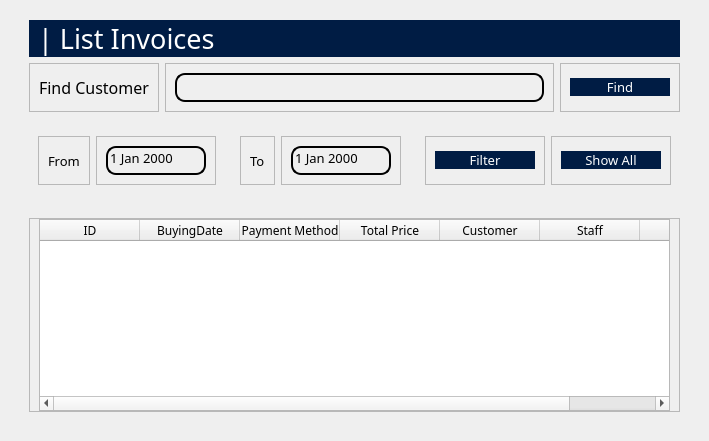
            <widget class="QWidget" name="ListInvoices">
             <layout class="QHBoxLayout" name="horizontalLayout_82">
              <item>
               <widget class="QWidget" name="widget_115" native="true">
                <layout class="QVBoxLayout" name="verticalLayout_88">
                 <item>
                  <widget class="QWidget" name="widget_67" native="true">
                   <layout class="QVBoxLayout" name="verticalLayout_81">
                    <property name="topMargin">
                     <number>0</number>
                    </property>
                    <property name="bottomMargin">
                     <number>0</number>
                    </property>
                    <item>
                     <widget class="QFrame" name="frame_82">
                      <property name="font">
                       <font>
                        <family>Sans Serif Collection</family>
                        <pointsize>20</pointsize>
                       </font>
                      </property>
                      <property name="styleSheet">
                       <string notr="true">background-color: rgb(0, 28, 68);
border-radius: 20px;
color: white</string>
                      </property>
                      <property name="frameShape">
                       <enum>QFrame::StyledPanel</enum>
                      </property>
                      <property name="frameShadow">
                       <enum>QFrame::Raised</enum>
                      </property>
                      <layout class="QVBoxLayout" name="verticalLayout_82">
                       <property name="topMargin">
                        <number>0</number>
                       </property>
                       <property name="bottomMargin">
                        <number>0</number>
                       </property>
                       <item>
                        <widget class="QLabel" name="label_37">
                         <property name="font">
                          <font>
                           <family>Sans Serif Collection</family>
                           <pointsize>20</pointsize>
                          </font>
                         </property>
                         <property name="text">
                          <string>| List Invoices</string>
                         </property>
                        </widget>
                       </item>
                      </layout>
                     </widget>
                    </item>
                   </layout>
                  </widget>
                 </item>
                 <item alignment="Qt::AlignTop">
                  <widget class="QWidget" name="widget_68" native="true">
                   <property name="sizePolicy">
                    <sizepolicy hsizetype="Preferred" vsizetype="Expanding">
                     <horstretch>0</horstretch>
                     <verstretch>0</verstretch>
                    </sizepolicy>
                   </property>
                   <layout class="QHBoxLayout" name="horizontalLayout_81">
                    <property name="topMargin">
                     <number>0</number>
                    </property>
                    <property name="bottomMargin">
                     <number>0</number>
                    </property>
                    <item>
                     <widget class="QFrame" name="frame_83">
                      <property name="frameShape">
                       <enum>QFrame::StyledPanel</enum>
                      </property>
                      <property name="frameShadow">
                       <enum>QFrame::Raised</enum>
                      </property>
                      <layout class="QVBoxLayout" name="verticalLayout_83">
                       <item>
                        <widget class="QLabel" name="label_42">
                         <property name="font">
                          <font>
                           <family>Sans Serif Collection</family>
                           <pointsize>12</pointsize>
                          </font>
                         </property>
                         <property name="text">
                          <string>Find Customer</string>
                         </property>
                        </widget>
                       </item>
                      </layout>
                     </widget>
                    </item>
                    <item>
                     <widget class="QFrame" name="frame_84">
                      <property name="frameShape">
                       <enum>QFrame::StyledPanel</enum>
                      </property>
                      <property name="frameShadow">
                       <enum>QFrame::Raised</enum>
                      </property>
                      <layout class="QVBoxLayout" name="verticalLayout_84">
                       <item>
                        <widget class="QLineEdit" name="listInvoiceFindInput">
                         <property name="font">
                          <font>
                           <family>Sans Serif Collection</family>
                           <pointsize>10</pointsize>
                           <weight>50</weight>
                           <italic>false</italic>
                           <bold>false</bold>
                          </font>
                         </property>
                         <property name="styleSheet">
                          <string notr="true">background-color: rgba(0,0,0,0);
border: none;
border: 1.5px solid rgb(0, 0, 0);
color: rgb(0, 0, 0);
padding-bottom: 5px;
border-radius: 10px;
font: 10pt &quot;Sans Serif Collection&quot;;</string>
                         </property>
                        </widget>
                       </item>
                      </layout>
                     </widget>
                    </item>
                    <item>
                     <widget class="QFrame" name="frame_85">
                      <property name="font">
                       <font>
                        <family>Sans Serif Collection</family>
                        <pointsize>11</pointsize>
                       </font>
                      </property>
                      <property name="frameShape">
                       <enum>QFrame::StyledPanel</enum>
                      </property>
                      <property name="frameShadow">
                       <enum>QFrame::Raised</enum>
                      </property>
                      <layout class="QVBoxLayout" name="verticalLayout_85">
                       <item>
                        <widget class="QPushButton" name="FindCustomerInvoice">
                         <property name="minimumSize">
                          <size>
                           <width>100</width>
                           <height>0</height>
                          </size>
                         </property>
                         <property name="font">
                          <font>
                           <family>Sans Serif Collection</family>
                           <pointsize>10</pointsize>
                          </font>
                         </property>
                         <property name="styleSheet">
                          <string notr="true">background-color: rgb(0, 28, 68);
color: white;
border-radius: 10px</string>
                         </property>
                         <property name="text">
                          <string>Find</string>
                         </property>
                        </widget>
                       </item>
                      </layout>
                     </widget>
                    </item>
                   </layout>
                  </widget>
                 </item>
                 <item>
                  <widget class="QWidget" name="widget_77" native="true">
                   <property name="font">
                    <font>
                     <family>Sans Serif Collection</family>
                     <pointsize>10</pointsize>
                    </font>
                   </property>
                   <layout class="QHBoxLayout" name="horizontalLayout_89">
                    <item>
                     <widget class="QWidget" name="widget_80" native="true">
                      <layout class="QHBoxLayout" name="horizontalLayout_90">
                       <item>
                        <widget class="QFrame" name="frame_103">
                         <property name="frameShape">
                          <enum>QFrame::StyledPanel</enum>
                         </property>
                         <property name="frameShadow">
                          <enum>QFrame::Raised</enum>
                         </property>
                         <layout class="QVBoxLayout" name="verticalLayout_102">
                          <item alignment="Qt::AlignLeft">
                           <widget class="QLabel" name="label_46">
                            <property name="font">
                             <font>
                              <family>Sans Serif Collection</family>
                              <pointsize>10</pointsize>
                             </font>
                            </property>
                            <property name="text">
                             <string>From</string>
                            </property>
                           </widget>
                          </item>
                         </layout>
                        </widget>
                       </item>
                       <item>
                        <widget class="QFrame" name="frame_102">
                         <property name="sizePolicy">
                          <sizepolicy hsizetype="Expanding" vsizetype="Preferred">
                           <horstretch>0</horstretch>
                           <verstretch>0</verstretch>
                          </sizepolicy>
                         </property>
                         <property name="frameShape">
                          <enum>QFrame::StyledPanel</enum>
                         </property>
                         <property name="frameShadow">
                          <enum>QFrame::Raised</enum>
                         </property>
                         <layout class="QVBoxLayout" name="verticalLayout_101">
                          <item>
                           <widget class="QDateEdit" name="dateInvoiceFrom">
                            <property name="styleSheet">
                             <string notr="true">background-color: rgba(0,0,0,0);
border: none;
border: 1.5px solid rgb(0, 0, 0);
color: rgb(0, 0, 0);
padding-bottom: 5px;
border-radius: 10px;
font: 10pt &quot;Sans Serif Collection&quot;;</string>
                            </property>
                           </widget>
                          </item>
                         </layout>
                        </widget>
                       </item>
                      </layout>
                     </widget>
                    </item>
                    <item>
                     <widget class="QWidget" name="widget_79" native="true">
                      <layout class="QHBoxLayout" name="horizontalLayout_91">
                       <item>
                        <widget class="QFrame" name="frame_101">
                         <property name="frameShape">
                          <enum>QFrame::StyledPanel</enum>
                         </property>
                         <property name="frameShadow">
                          <enum>QFrame::Raised</enum>
                         </property>
                         <layout class="QVBoxLayout" name="verticalLayout_106">
                          <item alignment="Qt::AlignLeft">
                           <widget class="QLabel" name="label_47">
                            <property name="font">
                             <font>
                              <family>Sans Serif Collection</family>
                              <pointsize>10</pointsize>
                             </font>
                            </property>
                            <property name="text">
                             <string>To</string>
                            </property>
                           </widget>
                          </item>
                         </layout>
                        </widget>
                       </item>
                       <item>
                        <widget class="QFrame" name="frame_100">
                         <property name="sizePolicy">
                          <sizepolicy hsizetype="Expanding" vsizetype="Preferred">
                           <horstretch>0</horstretch>
                           <verstretch>0</verstretch>
                          </sizepolicy>
                         </property>
                         <property name="frameShape">
                          <enum>QFrame::StyledPanel</enum>
                         </property>
                         <property name="frameShadow">
                          <enum>QFrame::Raised</enum>
                         </property>
                         <layout class="QVBoxLayout" name="verticalLayout_105">
                          <item>
                           <widget class="QDateEdit" name="dateInvoiceTo">
                            <property name="styleSheet">
                             <string notr="true">background-color: rgba(0,0,0,0);
border: none;
border: 1.5px solid rgb(0, 0, 0);
color: rgb(0, 0, 0);
padding-bottom: 5px;
border-radius: 10px;
font: 10pt &quot;Sans Serif Collection&quot;;</string>
                            </property>
                           </widget>
                          </item>
                         </layout>
                        </widget>
                       </item>
                      </layout>
                     </widget>
                    </item>
                    <item>
                     <widget class="QWidget" name="widget_78" native="true">
                      <layout class="QHBoxLayout" name="horizontalLayout_92">
                       <item>
                        <widget class="QFrame" name="frame_99">
                         <property name="frameShape">
                          <enum>QFrame::StyledPanel</enum>
                         </property>
                         <property name="frameShadow">
                          <enum>QFrame::Raised</enum>
                         </property>
                         <layout class="QVBoxLayout" name="verticalLayout_104">
                          <item>
                           <widget class="QPushButton" name="InvoiceFilter">
                            <property name="minimumSize">
                             <size>
                              <width>100</width>
                              <height>0</height>
                             </size>
                            </property>
                            <property name="font">
                             <font>
                              <family>Sans Serif Collection</family>
                              <pointsize>10</pointsize>
                             </font>
                            </property>
                            <property name="styleSheet">
                             <string notr="true">background-color: rgb(0, 28, 68);
color: white;
border-radius: 10px</string>
                            </property>
                            <property name="text">
                             <string>Filter</string>
                            </property>
                           </widget>
                          </item>
                         </layout>
                        </widget>
                       </item>
                       <item>
                        <widget class="QFrame" name="frame_98">
                         <property name="frameShape">
                          <enum>QFrame::StyledPanel</enum>
                         </property>
                         <property name="frameShadow">
                          <enum>QFrame::Raised</enum>
                         </property>
                         <layout class="QVBoxLayout" name="verticalLayout_103">
                          <item>
                           <widget class="QPushButton" name="InvoiceShowAll">
                            <property name="minimumSize">
                             <size>
                              <width>100</width>
                              <height>0</height>
                             </size>
                            </property>
                            <property name="font">
                             <font>
                              <family>Sans Serif Collection</family>
                              <pointsize>10</pointsize>
                             </font>
                            </property>
                            <property name="styleSheet">
                             <string notr="true">background-color: rgb(0, 28, 68);
color: white;
border-radius: 10px</string>
                            </property>
                            <property name="text">
                             <string>Show All</string>
                            </property>
                           </widget>
                          </item>
                         </layout>
                        </widget>
                       </item>
                      </layout>
                     </widget>
                    </item>
                   </layout>
                  </widget>
                 </item>
                 <item>
                  <widget class="QWidget" name="widget_69" native="true">
                   <property name="sizePolicy">
                    <sizepolicy hsizetype="Preferred" vsizetype="Expanding">
                     <horstretch>0</horstretch>
                     <verstretch>0</verstretch>
                    </sizepolicy>
                   </property>
                   <layout class="QVBoxLayout" name="verticalLayout_86">
                    <item>
                     <widget class="QFrame" name="frame_86">
                      <property name="frameShape">
                       <enum>QFrame::StyledPanel</enum>
                      </property>
                      <property name="frameShadow">
                       <enum>QFrame::Raised</enum>
                      </property>
                      <layout class="QVBoxLayout" name="verticalLayout_87">
                       <property name="topMargin">
                        <number>0</number>
                       </property>
                       <property name="bottomMargin">
                        <number>0</number>
                       </property>
                       <item>
                        <widget class="QTableWidget" name="listInvoiceTable">
                         <property name="font">
                          <font>
                           <family>Sans Serif Collection</family>
                          </font>
                         </property>
                         <column>
                          <property name="text">
                           <string>ID</string>
                          </property>
                         </column>
                         <column>
                          <property name="text">
                           <string>BuyingDate</string>
                          </property>
                         </column>
                         <column>
                          <property name="text">
                           <string>Payment Method</string>
                          </property>
                         </column>
                         <column>
                          <property name="text">
                           <string>Total Price</string>
                          </property>
                         </column>
                         <column>
                          <property name="text">
                           <string>Customer</string>
                          </property>
                         </column>
                         <column>
                          <property name="text">
                           <string>Staff</string>
                          </property>
                         </column>
                         <column>
                          <property name="text">
                           <string>Detail</string>
                          </property>
                         </column>
                        </widget>
                       </item>
                      </layout>
                     </widget>
                    </item>
                   </layout>
                  </widget>
                 </item>
                </layout>
               </widget>
              </item>
             </layout>
            </widget>
